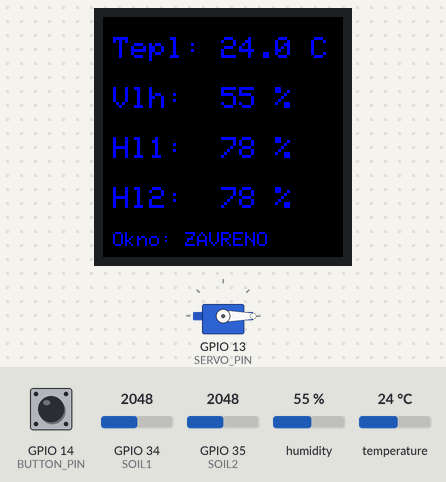
Bench run of a program on a simulated ESP32. On the bench: 240×240 colour display, servo. The test bench sets the inputs (shaded band); at power-on: humidity 55 %, GPIO 34 (SOIL1) = 2048, GPIO 35 (SOIL2) = 2048, temperature 24 °C, GPIO 14 (BUTTON_PIN) HIGH. What the program prints to the serial monitor is not drawn.

Above: at 2.6 s.
2.7 s: humidity set to 79 %
At 6.6 s:
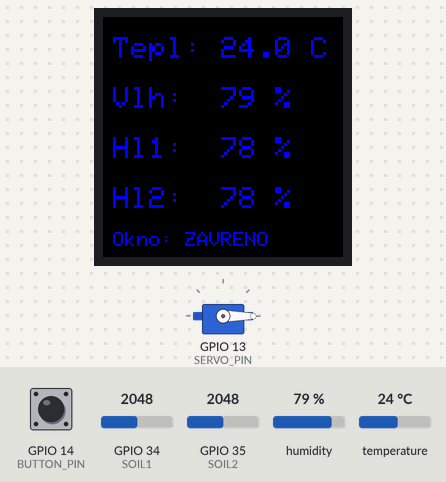
7.5 s: humidity set to 83 %
At 10.9 s:
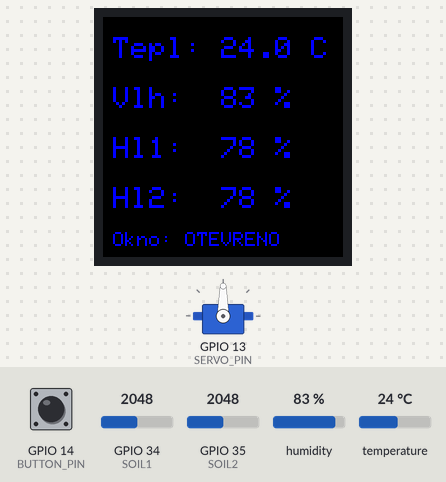
11.5 s: GPIO 34 (SOIL1) set to 2866
At 13.2 s:
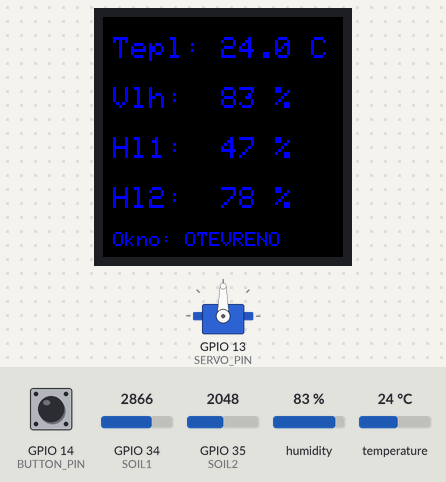
13.5 s: GPIO 35 (SOIL2) set to 2866
At 15.1 s:
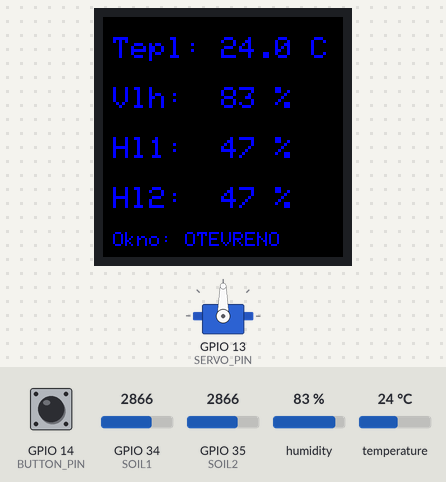
15.5 s: temperature set to 12 °C
At 19.2 s:
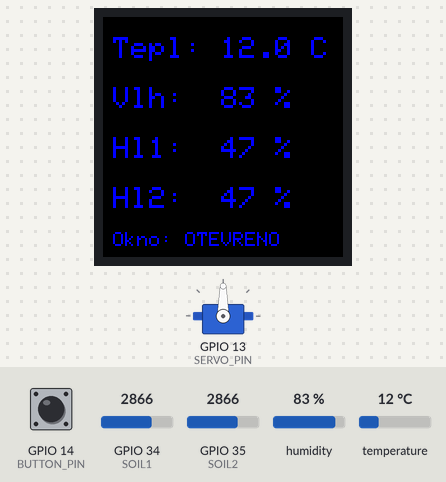
19.5 s: GPIO 34 (SOIL1) set to 3972
At 20.7 s:
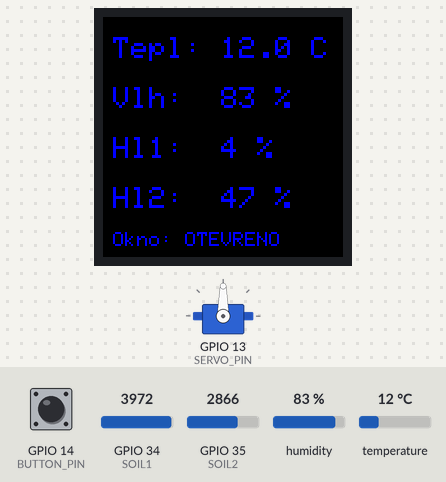
Timing chart, 0 to 22.5 s (numbered marks = the images above; inputs shaded):
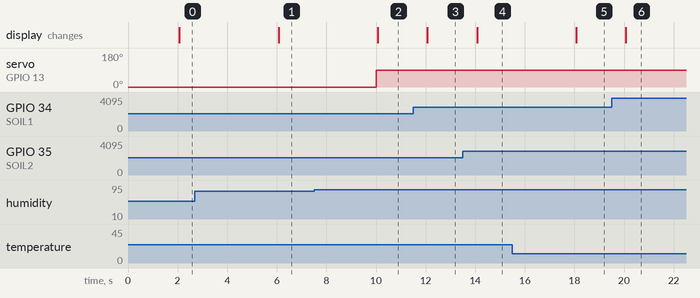

Measured:
- the behaviour switches between 80 and 81 % on humidity (found by bisection; images 1 and 2)
- after the input at 2.7 s, the display: changes after 3.4 s (image 1)
- after the input at 7.5 s, servo on GPIO 13 (SERVO_PIN): 0° → 90° after 2.5 s; the display: changes after 2.6 s (image 2)
- after the input at 11.5 s, the display: changes after 0.57 s (image 3)
- after the input at 13.5 s, the display: changes after 0.57 s (image 4)
- after the input at 15.5 s, the display: changes after 2.6 s (image 5)
- after the input at 19.5 s, the display: changes after 0.57 s (image 6)

The program:

main.cpp
```cpp
#include <Arduino.h>
#include <Adafruit_GFX.h>
#include <Adafruit_ST7789.h>
#include <DHT.h>
#include <SPI.h>
#include <ESP32Servo.h>

// PINY
#define SOIL1       34
#define SOIL2       35
#define DHTPIN      15
#define SERVO_PIN   13
#define BUTTON_PIN  14

// DISPLEJ
#define TFT_CS     -1
#define TFT_RST     4
#define TFT_DC      16

// SPI piny ESP32 VSPI
#define TFT_SCK     18
#define TFT_MOSI    23

#define DHTTYPE DHT22

DHT dht(DHTPIN, DHTTYPE);
Adafruit_ST7789 tft = Adafruit_ST7789(TFT_CS, TFT_DC, TFT_RST);
Servo servoOkno;

bool manualOpen = false;
bool autoOpen = false;
bool posledniStavOkna = false;

int lastButtonReading = HIGH;
int stableButtonState = HIGH;

unsigned long posledniCasTlacitka = 0;
const unsigned long debounceDelay = 50;

unsigned long posledniCasMereni = 0;
const unsigned long intervalMereni = 2000;

void nastavServo(int stupne) {
  servoOkno.write(stupne);
}

void vykresli(float t, float h, int hlina1, int hlina2, bool okno) {
  tft.fillScreen(ST77XX_BLACK);

  tft.setTextColor(ST77XX_BLUE);
  tft.setTextSize(3);

  tft.setCursor(10, 20);
  tft.print("Tepl: ");
  if (isnan(t)) {
    tft.print("ERR");
  } else {
    tft.print(t, 1);
    tft.print(" C");
  }

  tft.setCursor(10, 70);
  tft.print("Vlh:  ");
  if (isnan(h)) {
    tft.print("ERR");
  } else {
    tft.print(h, 0);
    tft.print(" %");
  }

  tft.setCursor(10, 120);
  tft.print("Hl1:  ");
  tft.print(hlina1);
  tft.print(" %");

  tft.setCursor(10, 170);
  tft.print("Hl2:  ");
  tft.print(hlina2);
  tft.print(" %");

  tft.setCursor(10, 215);
  tft.setTextSize(2);
  tft.print("Okno: ");
  tft.print(okno ? "OTEVRENO" : "ZAVRENO");
}

void setup() {
  Serial.begin(115200);

  analogSetAttenuation(ADC_11db);

  pinMode(BUTTON_PIN, INPUT_PULLUP);

  dht.begin();

  SPI.begin(TFT_SCK, -1, TFT_MOSI, TFT_CS);

  tft.init(240, 240, SPI_MODE3);
  tft.setRotation(2);
  tft.fillScreen(ST77XX_BLACK);

  servoOkno.setPeriodHertz(50);
  servoOkno.attach(SERVO_PIN, 544, 2400);
  nastavServo(0);

  tft.setTextColor(ST77XX_BLUE);
  tft.setTextSize(2);
  tft.setCursor(20, 100);
  tft.print("Startuji...");
}

void loop() {
  int reading = digitalRead(BUTTON_PIN);

  if (reading != lastButtonReading) {
    posledniCasTlacitka = millis();
  }

  if ((millis() - posledniCasTlacitka) > debounceDelay) {
    if (reading != stableButtonState) {
      stableButtonState = reading;

      if (stableButtonState == LOW) {
        manualOpen = !manualOpen;
      }
    }
  }

  lastButtonReading = reading;

  unsigned long aktualniCas = millis();

  if (aktualniCas - posledniCasMereni >= intervalMereni) {
    posledniCasMereni = aktualniCas;

    float t = dht.readTemperature();
    float h = dht.readHumidity();

    int rawS1 = analogRead(SOIL1);
    int rawS2 = analogRead(SOIL2);

    rawS1 = constrain(rawS1, 1500, 4095);
    rawS2 = constrain(rawS2, 1500, 4095);

    int h_hlina1 = map(rawS1, 4095, 1500, 0, 100);
    int h_hlina2 = map(rawS2, 4095, 1500, 0, 100);

    h_hlina1 = constrain(h_hlina1, 0, 100);
    h_hlina2 = constrain(h_hlina2, 0, 100);

    if (!isnan(t) && !isnan(h)) {
      if (t > 28.0 || h > 80.0) {
        autoOpen = true;
      } else if (t < 26.0 && h < 75.0) {
        autoOpen = false;
      }
    }

    bool aktualniStavOkna = manualOpen || autoOpen;

    if (aktualniStavOkna != posledniStavOkna) {
      posledniStavOkna = aktualniStavOkna;

      if (aktualniStavOkna) {
        nastavServo(90);
      } else {
        nastavServo(0);
      }
    }

    Serial.printf(
      "S1 raw: %d | S2 raw: %d | Hl1: %d %% | Hl2: %d %% | T: %.1f | H: %.0f | Okno: %s\n",
      rawS1,
      rawS2,
      h_hlina1,
      h_hlina2,
      t,
      h,
      aktualniStavOkna ? "OTEVRENO" : "ZAVRENO"
    );

    vykresli(t, h, h_hlina1, h_hlina2, aktualniStavOkna);
  }
}
```
